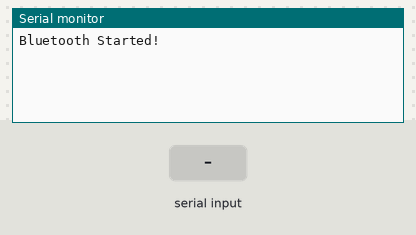
The sketch below on a simulated ESP32. Shown: the last lines printed to the serial monitor. Inputs (shaded band) come from the test bench. Nothing arrives over Bluetooth unless stated.

Above: at 1.2 s.
1.3 s: "1\n" received over the second serial link
At 2.5 s:
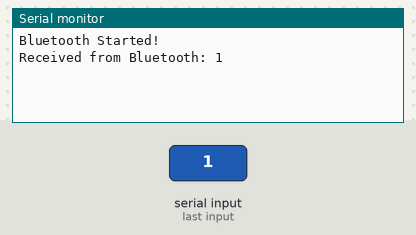
2.8 s: "0\n" received over the second serial link
At 3.9 s:
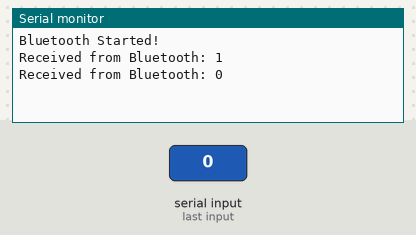

Measured:
- after the input at 1.3 s, the serial monitor: prints a new line at once (image 1)
- after the input at 2.8 s, the serial monitor: prints a new line at once (image 2)

The sketch:

bluetooth.ino
```cpp
#include "BluetoothSerial.h"

BluetoothSerial SerialBT;

void setup() {
  Serial.begin(115200);

  // ตั้งชื่อ Bluetooth
  SerialBT.begin("ESP32_BT");

  Serial.println("Bluetooth Started!");
}

void loop() {

  // รับข้อมูลจาก Bluetooth
  if (SerialBT.available()) {
    String data = SerialBT.readStringUntil('\n');

    Serial.print("Received from Bluetooth: ");
    Serial.println(data);

    // ส่งข้อความตอบกลับ
    SerialBT.print("You sent: ");
    SerialBT.println(data);
  }

  // ส่งข้อมูลจาก Serial Monitor ไปยัง Bluetooth
  if (Serial.available()) {
    String data = Serial.readStringUntil('\n');

    SerialBT.print("PC: ");
    SerialBT.println(data);
  }
}
```
